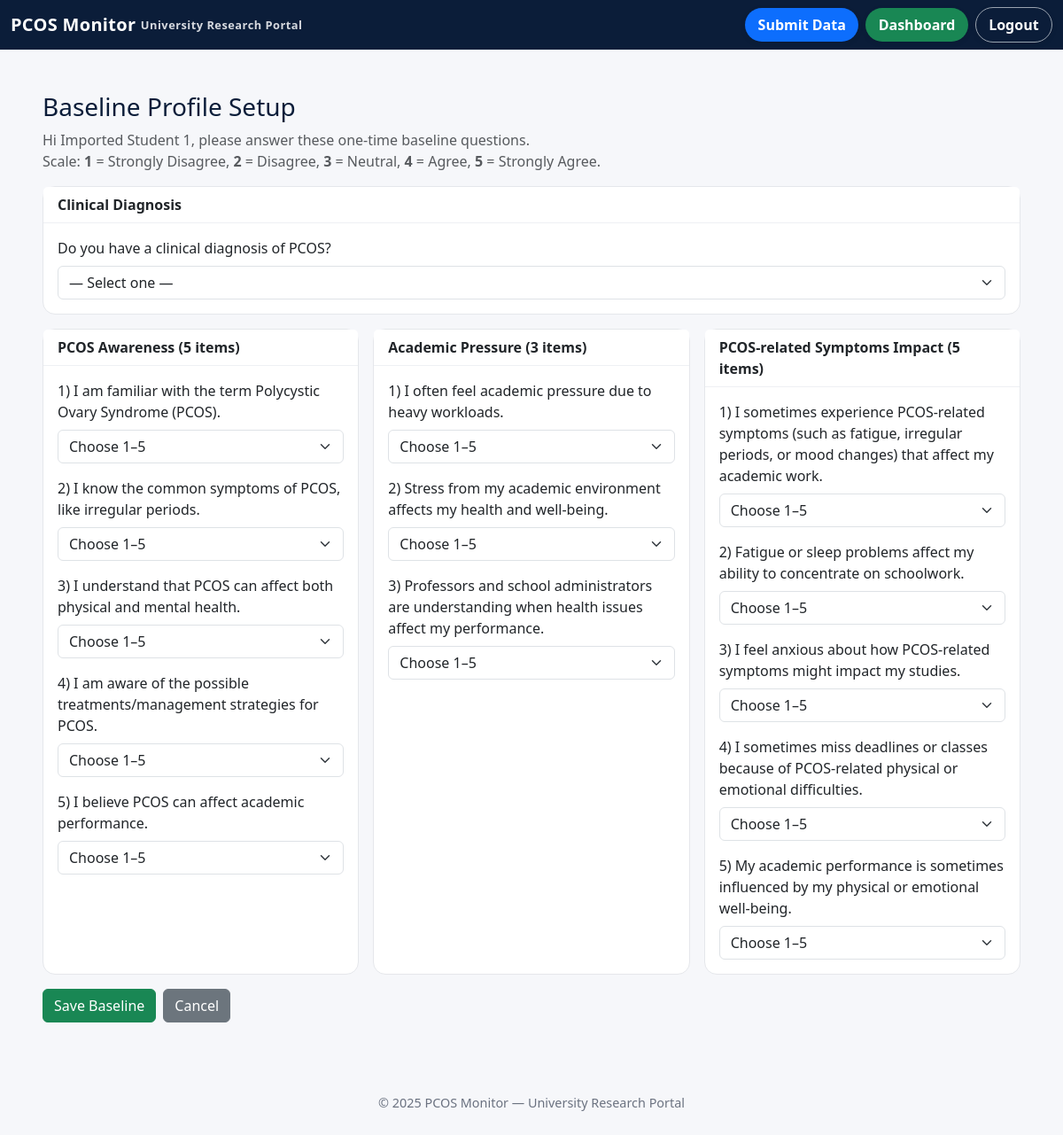
The page /profile_setup (signed in) on the database as committed earlier.
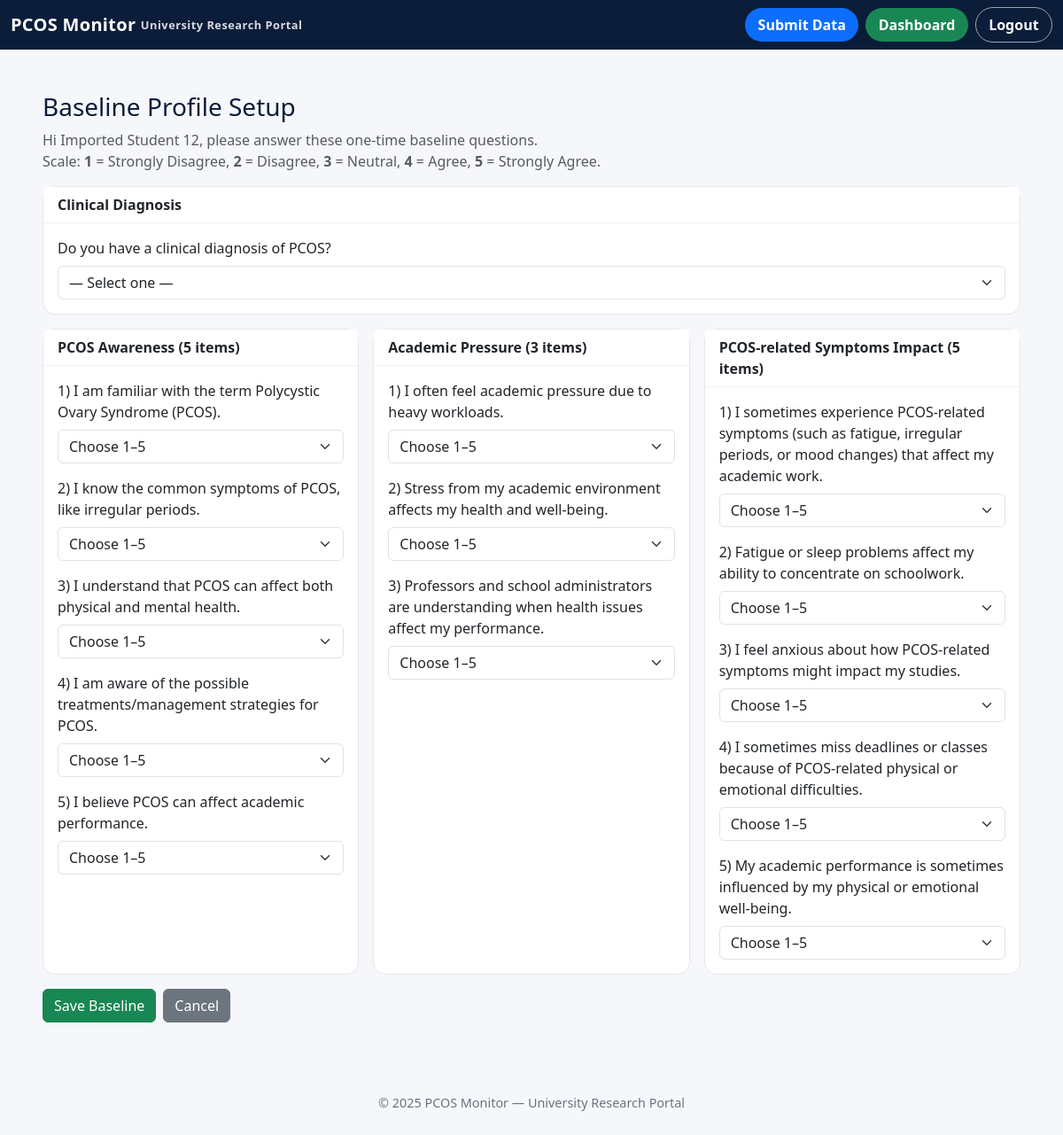
The same page on the database as committed later.
### app/models.py (models this page shows)
class StudentProfile(db.Model):
    __tablename__ = "student_profiles"
    id = db.Column(db.Integer, primary_key=True)
    user_id = db.Column(db.Integer, db.ForeignKey("users.id"), nullable=False)
    name = db.Column(db.String(120))
    age = db.Column(db.Integer)
    degree_program = db.Column(db.String(120))
    consent = db.Column(db.Boolean, default=False)
    user = db.relationship("User", back_populates="profile")
    academic_records = db.relationship("AcademicRecord", back_populates="profile", cascade="all, delete-orphan")
    survey_responses = db.relationship("SurveyResponse", back_populates="profile", cascade="all, delete-orphan")
    clinical_diagnosis = db.Column(db.String(50))
    pcos_awareness_score = db.Column(db.Float)
    pcos_symptoms_score = db.Column(db.Float)
    academic_pressure_score = db.Column(db.Float)
    awareness_1 = db.Column(db.Integer)  # Familiar with PCOS
    awareness_2 = db.Column(db.Integer)  # Know symptom: Irregular periods
    awareness_3 = db.Column(db.Integer)  # Know symptom: Acne
    awareness_4 = db.Column(db.Integer)  # Know symptom: Weight fluctuations
    awareness_5 = db.Column(db.Integer)  # Know symptom: Excessive hair growth
    awareness_6 = db.Column(db.Integer)  # PCOS affects physical & mental health
    awareness_7 = db.Column(db.Integer)  # Aware of treatments/management
    awareness_8 = db.Column(db.Integer)  # PCOS can affect academic performance
    academic_1 = db.Column(db.Integer)  # Feel academic pressure from workloads
    academic_2 = db.Column(db.Integer)  # Academic environment stress affects health
    academic_3 = db.Column(db.Integer)  # Academic performance influenced by health
    symptoms_1 = db.Column(db.Integer)  # Experience symptoms affecting academic work
    symptoms_2 = db.Column(db.Integer)  # Feel anxious about health affecting studies
    symptoms_3 = db.Column(db.Integer)  # Miss deadlines/classes due to health
    symptoms_4 = db.Column(db.Integer)  # Feel unsupported balancing health & academics
    symptoms_5 = db.Column(db.Integer)  # Fatigue/sleep affects concentration
    symptoms_6 = db.Column(db.Integer)  # Professors understanding when health affects performance
    fatigue_sleep_item = db.Column(db.Integer)  # Fatigue/irregular sleep patterns

### app/main.py (the view, shortened to what this page needs)
@main_bp.route("/profile_setup", methods=["GET", "POST"])
@login_required
def profile_setup():
    profile = current_user.profile
    return render_template("profile_setup.html", profile=profile)

### app/main.py (called while the page is built)
def require_baseline():
    if request.endpoint in ["main.index", "main.profile_setup"]:
        return
    if current_user.is_authenticated and not current_user.is_admin:
        profile = current_user.profile
        if profile and profile.awareness_1 is None:
            return redirect(url_for("main.profile_setup"))

@main_bp.before_app_request
def before_request_func():
    return require_baseline()

### app/models.py (called while the page is built)
@login_manager.user_loader
def load_user(user_id):
    return User.query.get(int(user_id))

### app/templates/profile_setup.html (shortened to what the changed rows need)
{% extends "base.html" %}
{% block content %}
<div class="mt-3">
  <h3 class="mb-2">Baseline Profile Setup</h3>
  <p class="text-muted mb-3">
    Hi {{ profile.name or 'Student' }}, please answer these one-time baseline questions.<br>
    Scale: <strong>1</strong> = Strongly Disagree, <strong>2</strong> = Disagree, <strong>3</strong> = Neutral,
    <strong>4</strong> = Agree, <strong>5</strong> = Strongly Agree.
  </p>
  <form method="POST" action="{{ url_for('main.profile_setup') }}">
    <div class="row g-3 mb-3">
    </div>
    <div class="row g-3">
    </div>
    <div class="d-flex gap-2 mt-3">
    </div>
  </form>
</div>
{% endblock %}

Rows that differ between the two databases and show on the page:
no longer on this page (row edited): StudentProfile: name "Imported Student 1"
now on this page (row edited): StudentProfile: name "Imported Student 12"
